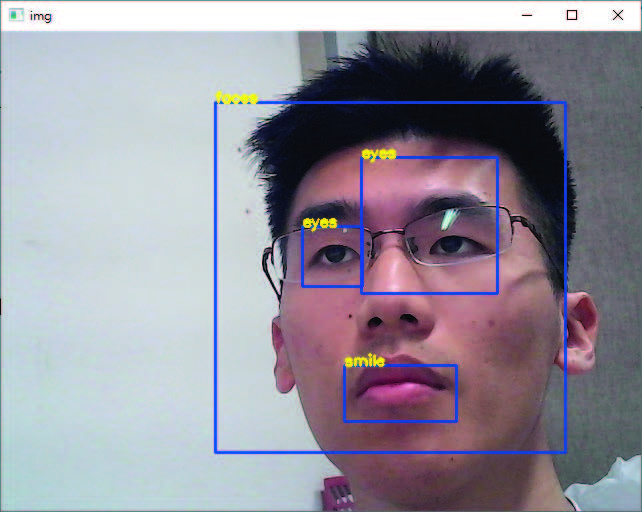
#> input picture HW10/HW10.jpg, 642 x 512 px, given in place of the camera
$ python HW10_2.py
#> lines starting #> are read from the running program, lines starting #| are printed output that depends on the picture; after the words box and inside, x2 and y2 are one past the last pixel; in counts of white or black regions, pixels touching at a corner belong together
from numpy import ndarray
import cv2
from typing import Optional
FONT = cv2.FONT_HERSHEY_SIMPLEX
def bgr2gray(img:ndarray) -> ndarray:
    """Convert bgr to gray and equalizeHist."""
    return cv2.equalizeHist(cv2.cvtColor(img, cv2.COLOR_BGR2GRAY)) # BGR to gray.

def plot_from_cascade(img:ndarray,object_name:str,object:ndarray) -> Optional[tuple[ndarray,ndarray]]:
    """Read cascade data and draw pictures."""
    if len(object)==0: return None
    for (x, y, w, h) in object:
        cv2.rectangle(img, (x, y), (x+w, y+h), (255, 0, 0), 2)
        roi_gray = gray[y:y+h, x:x+w]
        roi_color = img[y:y+h, x:x+w]
        cv2.putText(img, object_name , (x, y), FONT, .5, (0, 255, 255), 2)
    return roi_gray,roi_color

cap = cv2.VideoCapture(0)

### Import identification tools. ###
folder              = "./HW10/Haar cascade classifier xml files"
face_cascade        = cv2.CascadeClassifier(f'{folder}/haarcascade_frontalface_default.xml')
eye_cascade         = cv2.CascadeClassifier(f'{folder}/haarcascade_eye.xml')
smile_cascade       = cv2.CascadeClassifier(f'{folder}/haarcascade_smile.xml')
profileface_cascade = cv2.CascadeClassifier(f'{folder}/haarcascade_profileface.xml')

cv2.namedWindow("cascade")

### Create a track bar ###
## cv2.createTrackbar('Slider name', 'window name', min, max, fn)
cv2.createTrackbar("scaleFactor", "cascade", 150, 500, lambda _:_)
cv2.createTrackbar("minNeighbors", "cascade", 0, 20, lambda _:_)
cv2.setTrackbarPos("scaleFactor", "cascade", 107)
cv2.setTrackbarPos("minNeighbors", "cascade", 1)

while 1:
    ret, img = cap.read()
#> img is the input picture: shape (512, 642, 3); mean B, G, R 156.5, 144.4, 148
    gray = bgr2gray(img)
#> in bgr2gray, `return cv2.equalizeHist(cv2.cvtColor(img, cv2.COLOR_BGR2GRAY))`:
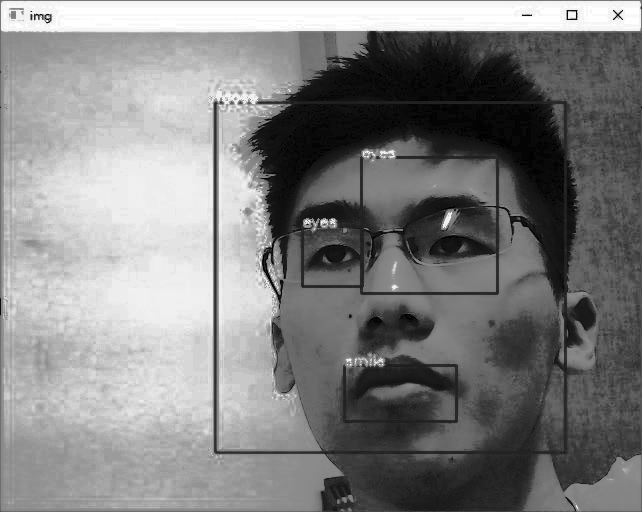
#> returned value: shape (512, 642); min 0, max 255, mean 129.2

    # detectMultiScale(roi_gray, scaleFactor=1.02, minNeighbors=3,  minSize=(40,40))
    faces = face_cascade.detectMultiScale(gray, 1.3, 5)
#> faces = [[213, 97, 363, 363]]
    profileface = profileface_cascade.detectMultiScale(gray, 1.3, 5)
#> profileface = ()

    ### Read cascade data and draw pictures. ###
    roi = plot_from_cascade(img,"faces",faces)
#> the loop in plot_from_cascade, `for (x, y, w, h) in object:` made 1 pass
#> pass 1, in plot_from_cascade, `roi_gray = gray[y:y+h, x:x+w]`:
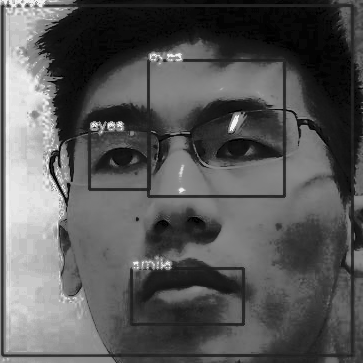
#> roi_gray: shape (363, 363); min 0, max 241, mean 87.9
#> after the loop in plot_from_cascade, `for (x, y, w, h) in object:`:
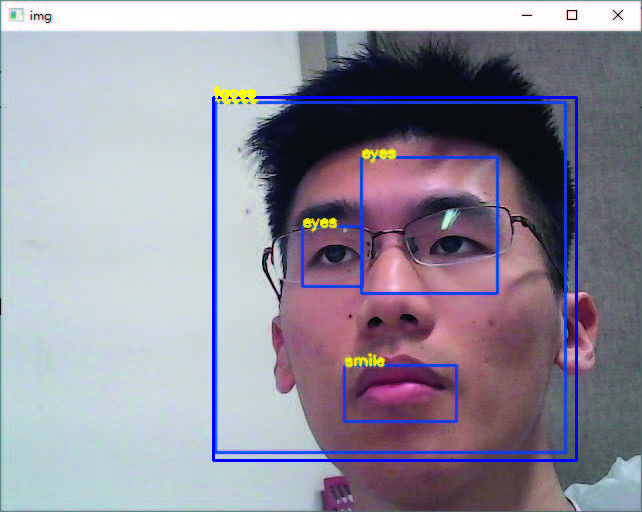
#> img: shape (512, 642, 3); 1.39% of pixels changed, all inside (x1, y1, x2, y2) = (212, 86, 578, 462)
    plot_from_cascade(img,"profileface",profileface)

    ### If no face is detected, eyes and mouth will not be detected. ###
    if roi != None:
        roi_gray,roi_color = roi
#> roi_color: shape (363, 363, 3); mean B, G, R 120.7, 96.5, 117.7

        ### Get trackbar position. ###
        scaleFactor= cv2.getTrackbarPos('scaleFactor','cascade')
#> scaleFactor = 107
        minNeighbors= cv2.getTrackbarPos('minNeighbors','cascade')
#> minNeighbors = 1

        # detectMultiScale(roi_gray, scaleFactor=1.02, minNeighbors=3,  minSize=(40,40))
        eyes = eye_cascade.detectMultiScale(roi_gray, 1.1, 1)
#> eyes = [[98, 135, 47, 47], [87, 143, 40, 40], [181, 206, 47, 47], [70, 89, 66, 66], [155, 85, 102, 102], [197, 63, 111, 111]]
        smile = smile_cascade.detectMultiScale(roi_gray, 3.1, 19)
#> smile = [[54, 97, 112, 56]]

        ### Read cascade data and draw pictures. ###
        plot_from_cascade(roi_color,"eyes",eyes)
#> call 3 of plot_from_cascade, with object_name = 'eyes', object = array of shape (6, 4)
#> the loop in plot_from_cascade (call 3), `for (x, y, w, h) in object:` made 6 passes
#> pass 1, in plot_from_cascade (call 3), `roi_color = img[y:y+h, x:x+w]`:
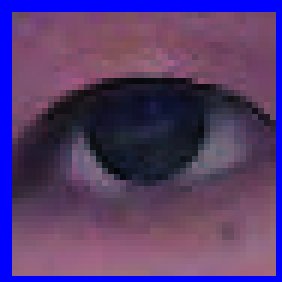
#> roi_color: shape (47, 47, 3) (shown 6 times larger); mean B, G, R 110.5, 58.7, 85
#> after the loop in plot_from_cascade (call 3), `for (x, y, w, h) in object:`:
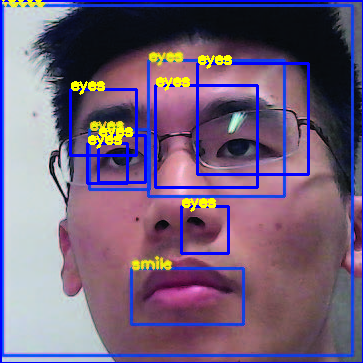
#> img: shape (363, 363, 3); mean B, G, R 123.8, 95.4, 114.8
        plot_from_cascade(roi_color,"smile",smile)
#> call 4 of plot_from_cascade, with object_name = 'smile', object = array of shape (1, 4)
#> the loop in plot_from_cascade (call 4), `for (x, y, w, h) in object:` made 1 pass
#> after the loop in plot_from_cascade (call 4), `for (x, y, w, h) in object:`:
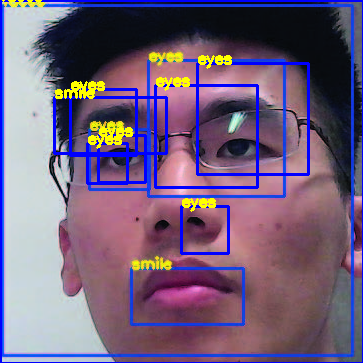
#> img: shape (363, 363, 3); 0.8% of pixels changed, all inside (x1, y1, x2, y2) = (53, 86, 168, 155)

    cv2.imshow('img', img)
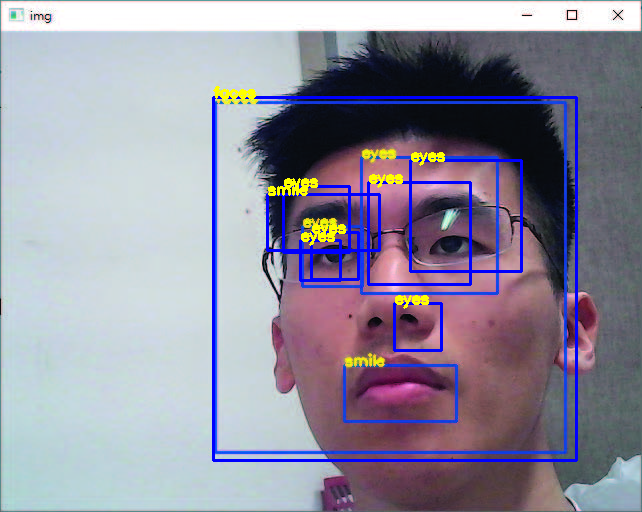
#> window 'img': shape (512, 642, 3); mean B, G, R 159.5, 142.5, 145.4
    k = cv2.waitKey(30) & 0xff
#> (key Esc is pressed here)
    if k == 27:
        break

cap.release()
cv2.destroyAllWindows()
